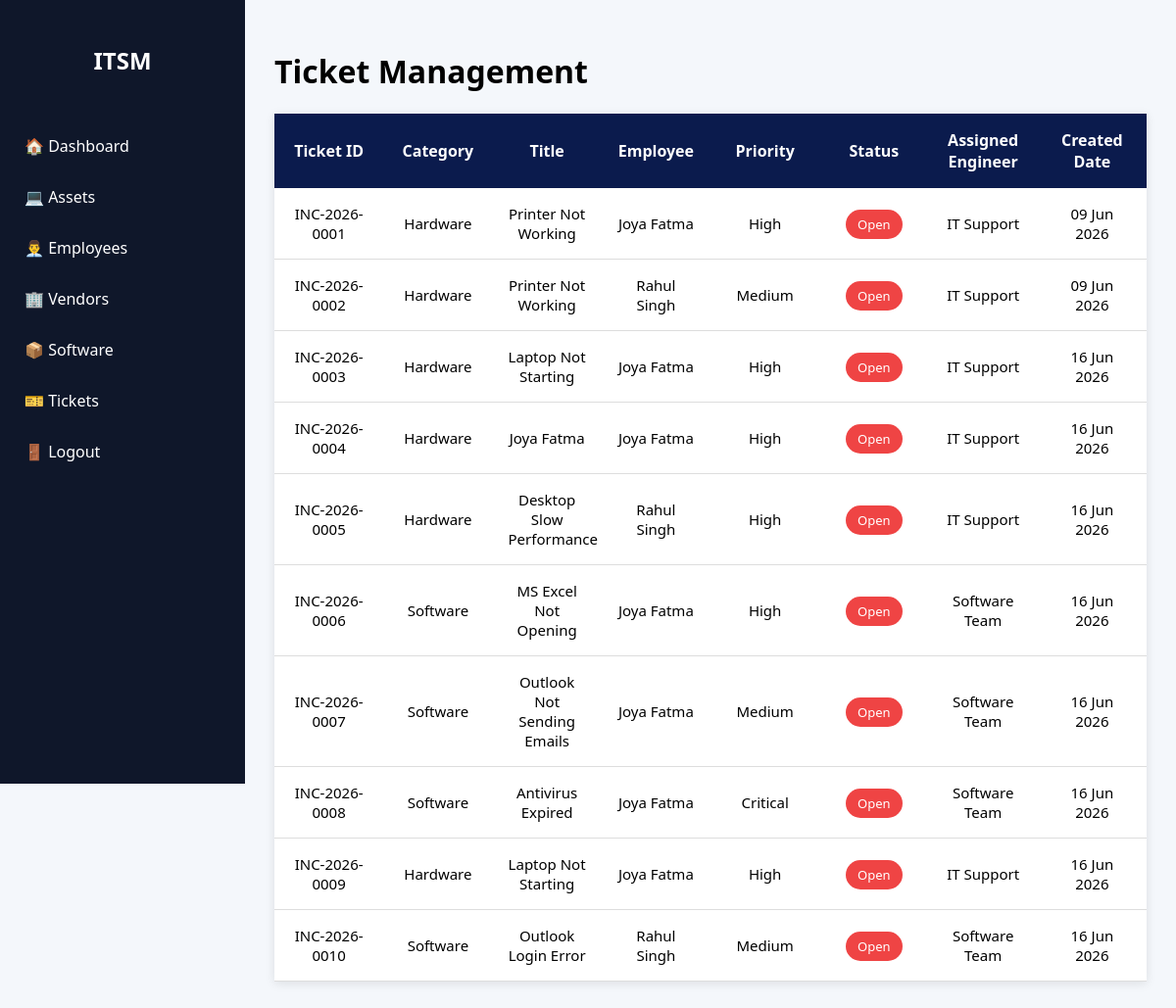
Screenshot of /tickets/ (signed in) with the database file from the repository.
### assets/models.py (models this page shows, shortened)
class Ticket(models.Model):
    STATUS_CHOICES = [
        ('Open', 'Open'),
        ('Assigned', 'Assigned'),
        ('In Progress', 'In Progress'),
        ('Resolved', 'Resolved'),
        ('Closed', 'Closed'),
    ]
    PRIORITY_CHOICES = [
        ('Low', 'Low'),
        ('Medium', 'Medium'),
        ('High', 'High'),
        ('Critical', 'Critical'),
    ]
    CATEGORY_CHOICES = [
        ('Hardware', 'Hardware'),
        ('Software', 'Software'),
    ]
    ticket_id = models.CharField(
        max_length=30,
        unique=True,
        blank=True
    )
    category = models.CharField(
        max_length=20,
        choices=CATEGORY_CHOICES
    )
    title = models.CharField(max_length=200)
    employee = models.ForeignKey(
        Employee,
        on_delete=models.CASCADE
    )
    priority = models.CharField(
        max_length=20,
        choices=PRIORITY_CHOICES
    )
    status = models.CharField(
        max_length=20,
        choices=STATUS_CHOICES,
        default='Open'
    )
    assigned_engineer = models.CharField(
        max_length=100,
        blank=True
    )
    description = models.TextField()
    asset_tag = models.CharField(
        max_length=100,
        blank=True,
        null=True
    )
    location = models.CharField(
        max_length=200,
        blank=True,
        null=True
    )
    impact_level = models.CharField(
        max_length=50,
        blank=True,
        null=True
    )
    error_code = models.CharField(
        max_length=100,
        blank=True,
        null=True
    )
    HARDWARE_TYPE_CHOICES = [
        ('Desktop', 'Desktop'),
        ('Laptop', 'Laptop'),
        ('Printer/Scanner', 'Printer/Scanner'),
        ('IP Phone', 'IP Phone'),
        ('Network/Wi-Fi', 'Network/Wi-Fi'),
        ('Peripherals', 'Peripherals'),
    ]
    hardware_type = models.CharField(
        max_length=50,
        choices=HARDWARE_TYPE_CHOICES,
        blank=True,
        null=True
    )
    SOFTWARE_CATEGORY_CHOICES = [
        ('Windows OS', 'Windows OS'),
        ('Antivirus', 'Antivirus'),
        ('PDF Reader', 'PDF Reader'),
        ('Browser Issues', 'Browser Issues'),
        ('Local Driver Software', 'Local Driver Software'),
    ]
    software_category = models.CharField(
        max_length=100,
        choices=SOFTWARE_CATEGORY_CHOICES,
        blank=True,
        null=True
    )
    attachment = models.FileField(
        upload_to='hardware_attachments/',
        blank=True,
        null=True
    )
    screenshot = models.FileField(
    upload_to='software_screenshots/',
    blank=True,
    null=True
)
    created_at = models.DateTimeField(
        auto_now_add=True
    )
    updated_at = models.DateTimeField(
        auto_now=True
    )

class Employee(models.Model):
    employee_id = models.CharField(max_length=20)
    name = models.CharField(max_length=100)
    department = models.CharField(max_length=100)
    email = models.EmailField()
    def __str__(self):
        return self.name

### assets/views.py (the view)
# urls.py: path('tickets/', tickets_page, name='tickets'),
@login_required
def tickets_page(request):
    tickets = Ticket.objects.all()
    return render(
        request,
        'tickets.html',
        {
            'tickets': tickets
        }
    )

### templates/tickets.html (shortened to what this page needs)
<!DOCTYPE html>
<html>
<head>
</head>
<body>
<div class="sidebar">
<h2>ITSM</h2>
<a href="/dashboard/">🏠 Dashboard</a>
<a href="/assets/">💻 Assets</a>
<a href="/employees/">👨‍💼 Employees</a>
<a href="/vendors/">🏢 Vendors</a>
<a href="/software/">📦 Software</a>
<a href="/tickets/">🎫 Tickets</a>
<a href="/">🚪 Logout</a>
</div>
<div class="main">
<h1>Ticket Management</h1>
<table>
<tr>
    <th>Ticket ID</th>
    <th>Category</th>
    <th>Title</th>
    <th>Employee</th>
    <th>Priority</th>
    <th>Status</th>
    <th>Assigned Engineer</th>
    <th>Created Date</th>
</tr>
{% for ticket in tickets %}
<tr>
    <td>{{ ticket.ticket_id }}</td>
    <td>{{ ticket.category }}</td>
    <td>{{ ticket.title }}</td>
    <td>{{ ticket.employee }}</td>
    <td>{{ ticket.priority }}</td>
    <td>
        {% if ticket.status == 'Open' %}
            <span class="open-status">{{ ticket.status }}</span>
        {% elif ticket.status == 'Assigned' %}
            <span class="assigned-status">{{ ticket.status }}</span>
        {% elif ticket.status == 'In Progress' %}
            <span class="progress-status">{{ ticket.status }}</span>
        {% elif ticket.status == 'Resolved' %}
            <span class="resolved-status">{{ ticket.status }}</span>
        {% else %}
            <span class="closed-status">{{ ticket.status }}</span>
        {% endif %}
    </td>
    <td>{{ ticket.assigned_engineer }}</td>
    <td>{{ ticket.created_at|date:"d M Y" }}</td>
</tr>
{% endfor %}
</table>
</div>
</body>
</html>

### templates/tickets.html (style rules this page uses)
body { margin:0; font-family:Segoe UI; background:#f4f7fb; display:flex; }
.sidebar { width:250px; height:100vh; background:#0f172a; color:white; }
.sidebar h2 { text-align:center; padding:25px; }
.sidebar a { display:block; padding:15px 25px; color:white; text-decoration:none; }
.main { padding:30px; flex:1; }
table { width:100%; background:white; border-collapse:collapse; box-shadow:0 2px 10px rgba(0,0,0,0.1); table-layout:fixed; }
th { background:#0b1b4d; color:white; padding:16px; text-align:center; font-size:16px; }
td { padding:16px; border-bottom:1px solid #ddd; text-align:center; vertical-align:middle; font-size:15px; }
.open-status { background:#ef4444; color:white; padding:6px 12px; border-radius:20px; font-size:13px; }

### rows the page displays
Ticket: ticket_id "INC-2026-0001", category "Hardware", title "Printer Not Working", employee "Joya Fatma", priority "High", status "Open", assigned_engineer "IT Support", created_at "09 Jun 2026"
Ticket: ticket_id "INC-2026-0002", category "Hardware", title "Printer Not Working", employee "Rahul Singh", priority "Medium", status "Open", assigned_engineer "IT Support", created_at "09 Jun 2026"
Ticket: ticket_id "INC-2026-0003", category "Hardware", title "Laptop Not Starting", employee "Joya Fatma", priority "High", status "Open", assigned_engineer "IT Support", created_at "16 Jun 2026"
Ticket: ticket_id "INC-2026-0004", category "Hardware", title "Joya Fatma", employee "Joya Fatma", priority "High", status "Open", assigned_engineer "IT Support", created_at "16 Jun 2026"
Ticket: ticket_id "INC-2026-0005", category "Hardware", title "Desktop Slow Performance", employee "Rahul Singh", priority "High", status "Open", assigned_engineer "IT Support", created_at "16 Jun 2026"
Ticket: ticket_id "INC-2026-0006", category "Software", title "MS Excel Not Opening", employee "Joya Fatma", priority "High", status "Open", assigned_engineer "Software Team", created_at "16 Jun 2026"
Ticket: ticket_id "INC-2026-0007", category "Software", title "Outlook Not Sending Emails", employee "Joya Fatma", priority "Medium", status "Open", assigned_engineer "Software Team", created_at "16 Jun 2026"
Ticket: ticket_id "INC-2026-0008", category "Software", title "Antivirus Expired", employee "Joya Fatma", priority "Critical", status "Open", assigned_engineer "Software Team", created_at "16 Jun 2026"
Ticket: ticket_id "INC-2026-0009", category "Hardware", title "Laptop Not Starting", employee "Joya Fatma", priority "High", status "Open", assigned_engineer "IT Support", created_at "16 Jun 2026"
Ticket: ticket_id "INC-2026-0010", category "Software", title "Outlook Login Error", employee "Rahul Singh", priority "Medium", status "Open", assigned_engineer "Software Team", created_at "16 Jun 2026"
